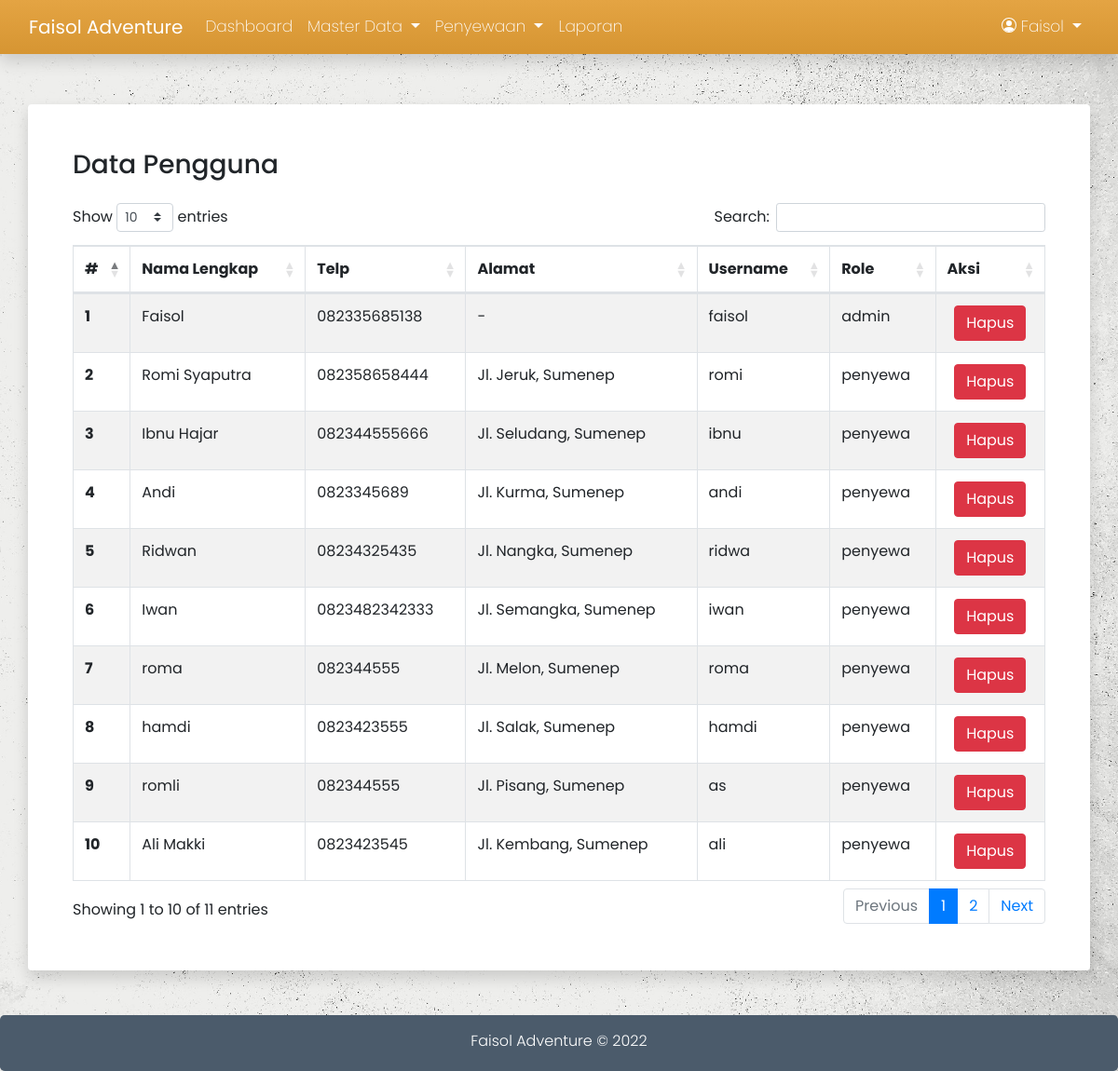
The app's page /admin/data-user.php (signed in) with its own data.
### tables this page shows
CREATE TABLE `18073_user` (
  `id_user` int(11) NOT NULL,
  `nama` varchar(100) DEFAULT NULL,
  `telp` varchar(15) DEFAULT NULL,
  `alamat` text DEFAULT NULL,
  `username` varchar(100) DEFAULT NULL,
  `password` varchar(100) DEFAULT NULL,
  `role` enum('admin','penyewa') DEFAULT NULL
);

### admin/data-user.php (the view)
<?php
    include '../koneksi/koneksi.php';
    include '../template/admin_header.php';
?>
<div class="container">
    <div class="row">
        <div class="col shadow p-sm-5 rounded">
            <div class="row mb-sm-3">
                <div class="col">
                    <h3>Data Pengguna</h3>
                </div>
            </div>
            <table id="tabel" class="table table-striped table-bordered">
                <thead>
                    <tr>
                        <th scope="col">#</th>
                        <th scope="col">Nama Lengkap</th>
                        <th scope="col">Telp</th>
                        <th scope="col">Alamat</th>
                        <th scope="col">Username</th>
                        <th scope="col">Role</th>
                        <th scope="col">Aksi</th>
                    </tr>
                </thead>
                <tbody>
                    <?php
                    $no=0;
                    $result = $conn->query("SELECT * FROM 18073_user") or die($conn->error);
                    if ($result->num_rows > 0) {
                        while($row = $result->fetch_assoc())
                        {
                    ?>
                    <tr>
                        <th scope="row"><?= ++$no ?></th>
                        <td><?= $row['nama'] ?></td>
                        <td><?= $row['telp'] ?></td>
                        <td><?= $row['alamat'] ?></td>
                        <td><?= $row['username'] ?></td>
                        <td><?= $row['role'] ?></td>
                        <td class="text-center">
                            <a href="hapus-user.php?id=<?= $row['id_user'] ?>" onclick="return confirm('anda akan menghapus user ini ?')"><button class="btn btn-danger">Hapus</button></a>
                        </td>
                    </tr>
                    <?php
                        }
                    }
                ?>
                </tbody>
            </table>
        </div>
    </div>
</div>
<?php include '../template/admin_footer.php'; ?>

### template/admin_header.php (shortened to what this page needs)
<!doctype html>
<html lang="en">
<head>
    <link rel="stylesheet" href="https://cdn.jsdelivr.net/npm/bootstrap@4.5.3/dist/css/bootstrap.min.css"
>
    <link rel="stylesheet" href="https://cdn.datatables.net/1.10.22/css/dataTables.bootstrap4.min.css">
    <link rel="stylesheet" href="../assets/css/style.css">
</head>
<body>
    <nav class="navbar navbar-expand-lg navbar-dark admin-navbar py-sm-2 shadow fixed-top">
        <div class="container-fluid">
            <a class="navbar-brand" href="#">
                Faisol Adventure
            </a>
            <div class="collapse navbar-collapse" id="navbarNavDropdown">
                <ul class="navbar-nav">
                    <li class="nav-item">
                        <a class="nav-link" href="index.php">Dashboard</a>
                    </li>
                    <li class="nav-item dropdown">
                        <a class="nav-link dropdown-toggle align-top" href="#" id="master" role="button"
                            data-toggle="dropdown" aria-haspopup="true" aria-expanded="false">
                            Master Data
                        </a>
                    </li>
                    <li class="nav-item dropdown">
                        <a class="nav-link dropdown-toggle align-top" href="#" id="master" role="button"
                            data-toggle="dropdown" aria-haspopup="true" aria-expanded="false">
                            Penyewaan
                        </a>
                    </li>
                    <li class="nav-item">
                        <a class="nav-link" href="laporan.php">Laporan</a>
                    </li>
                </ul>
                <ul class="navbar-nav ml-auto">
                    <li class="nav-item dropdown">
                        <a class="nav-link dropdown-toggle align-top" href="#" id="navbarDropdownMenuLink" role="button"
                            data-toggle="dropdown" aria-haspopup="true" aria-expanded="false">
                            <?= $_SESSION['nama'] ?>
                        </a>
                    </li>
                </ul>
            </div>
        </div>
    </nav>

### template/admin_footer.php (shortened to what this page needs)
    <footer>
        <div class="jumbotron text-center pt-3 pb-1 mt-5 mb-0 ">
            <p>Faisol Adventure &copy; <?= date('Y') ?></p>
        </div>
    </footer>
</body>
</html>

### assets/css/style.css (style rules this page uses)
body { padding-top: 7em; background-image: url("../img/grungy-white-background-natural-cement-stone-old-texture-as-retro-pattern-wall.jpg"); background-size: cover; background-position: center; background-repeat: no-repeat; font-family: 'Poppins', sans-serif; }
body .col { background-color: #fff; }
.admin-navbar { background-image: -webkit-gradient(linear, left top, left bottom, from(#e4a443), to(#d69532)); background-image: linear-gradient(to bottom, #e4a443, #d69532); }
.admin-navbar .nav-link { color: #fff !important; font-size: 17px; font-weight: 200; }
footer .jumbotron { background-color: #4b5b6b; color: #fff; font-weight: 300; }

### records on screen
18073_user: nama "Faisol", telp "082335685138", alamat "-", username "faisol", role "admin"
18073_user: nama "Romi Syaputra", telp "082358658444", alamat "Jl. Jeruk, Sumenep", username "romi", role "penyewa"
18073_user: nama "Ibnu Hajar", telp "082344555666", alamat "Jl. Seludang, Sumenep", username "ibnu", role "penyewa"
18073_user: nama "Andi", telp "0823345689", alamat "Jl. Kurma, Sumenep", username "andi", role "penyewa"
18073_user: nama "Ridwan", telp "08234325435", alamat "Jl. Nangka, Sumenep", username "ridwa", role "penyewa"
18073_user: nama "Iwan", telp "0823482342333", alamat "Jl. Semangka, Sumenep", username "iwan", role "penyewa"
18073_user: nama "roma", telp "082344555", alamat "Jl. Melon, Sumenep", username "roma", role "penyewa"
18073_user: nama "hamdi", telp "0823423555", alamat "Jl. Salak, Sumenep", username "hamdi", role "penyewa"
18073_user: nama "romli", telp "082344555", alamat "Jl. Pisang, Sumenep", username "as", role "penyewa"
18073_user: nama "Ali Makki", telp "0823423545", alamat "Jl. Kembang, Sumenep", username "ali", role "penyewa"

### other values on screen
$_SESSION['nama'] "Faisol"
